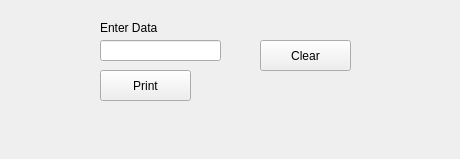
<?xml version="1.0" encoding="UTF-8"?>
<ui version="4.0">
 <class>Form</class>
 <widget class="QWidget" name="Form">
  <property name="geometry">
   <rect>
    <x>0</x>
    <y>0</y>
    <width>460</width>
    <height>159</height>
   </rect>
  </property>
  <property name="windowTitle">
   <string>Form</string>
  </property>
  <widget class="QPushButton" name="pushButton">
   <property name="enabled">
    <bool>true</bool>
   </property>
   <property name="geometry">
    <rect>
     <x>260</x>
     <y>40</y>
     <width>91</width>
     <height>31</height>
    </rect>
   </property>
   <property name="cursor">
    <cursorShape>ArrowCursor</cursorShape>
   </property>
   <property name="text">
    <string>Clear</string>
   </property>
  </widget>
  <widget class="QLineEdit" name="lineEdit">
   <property name="geometry">
    <rect>
     <x>100</x>
     <y>40</y>
     <width>121</width>
     <height>21</height>
    </rect>
   </property>
   <property name="text">
    <string/>
   </property>
  </widget>
  <widget class="QLabel" name="label">
   <property name="geometry">
    <rect>
     <x>100</x>
     <y>20</y>
     <width>61</width>
     <height>16</height>
    </rect>
   </property>
   <property name="text">
    <string>Enter Data</string>
   </property>
  </widget>
  <widget class="QPushButton" name="pushButton_2">
   <property name="geometry">
    <rect>
     <x>100</x>
     <y>70</y>
     <width>91</width>
     <height>31</height>
    </rect>
   </property>
   <property name="text">
    <string>Print</string>
   </property>
  </widget>
 </widget>
 <resources/>
 <connections>
  <connection>
   <sender>pushButton</sender>
   <signal>clicked(bool)</signal>
   <receiver>lineEdit</receiver>
   <slot>clear()</slot>
   <hints>
    <hint type="sourcelabel">
     <x>325</x>
     <y>75</y>
    </hint>
    <hint type="destinationlabel">
     <x>156</x>
     <y>69</y>
    </hint>
   </hints>
  </connection>
  <connection>
   <sender>pushButton_2</sender>
   <signal>clicked()</signal>
   <receiver>lineEdit</receiver>
   <slot>clear()</slot>
   <hints>
    <hint type="sourcelabel">
     <x>145</x>
     <y>85</y>
    </hint>
    <hint type="destinationlabel">
     <x>160</x>
     <y>50</y>
    </hint>
   </hints>
  </connection>
 </connections>
</ui>
